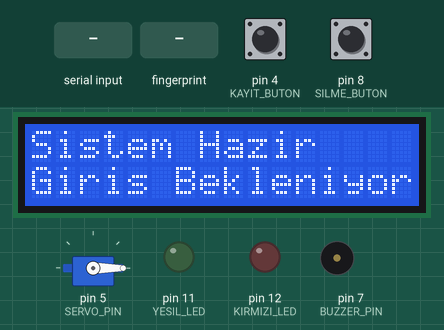
Bench run of a sketch on a simulated Arduino Uno, built with avr-gcc and run on an emulated ATmega328P. Shown: servo, 16×2 character LCD, output pins drawn as LEDs (lit = HIGH), buzzer (waves = sounding, pin HIGH). Inputs (shaded band) come from the test bench; at power-on: pin 4 (KAYIT_BUTON) LOW, pin 8 (SILME_BUTON) LOW.

Above: at 3.8 s.
3.9 s: "90,45\n" received over Serial
At 6.4 s:
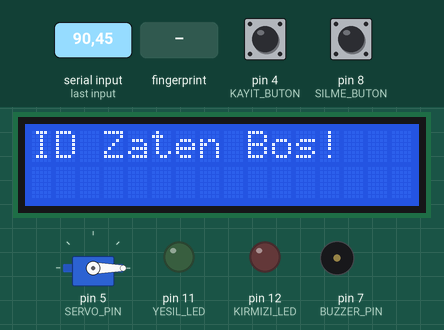
6.9 s: finger stored as number 1 placed on the sensor
At 9.6 s:
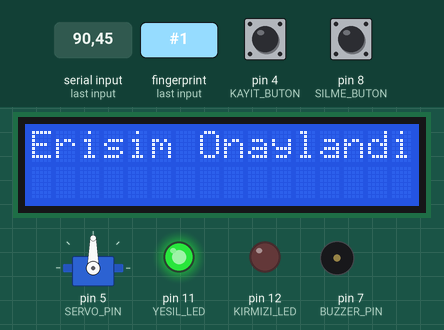
9.9 s: pin 4 (KAYIT_BUTON) pulled HIGH for 3.2 s
At 14.3 s:
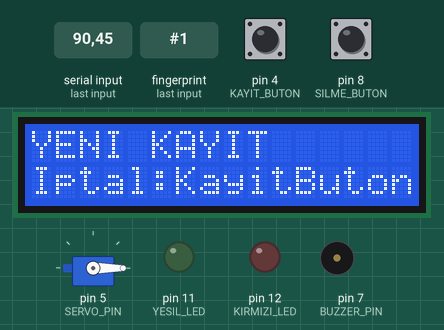
16.1 s: pin 4 (KAYIT_BUTON) pulled HIGH for 0.15 s
At 16.9 s:
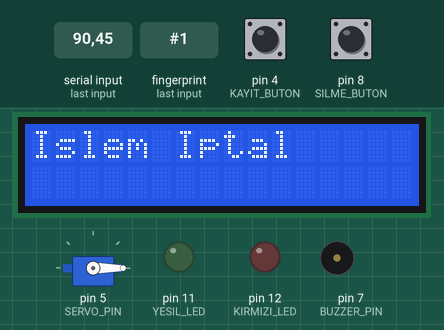
21.8 s: pin 8 (SILME_BUTON) pulled HIGH for 1 s
At 24.4 s:
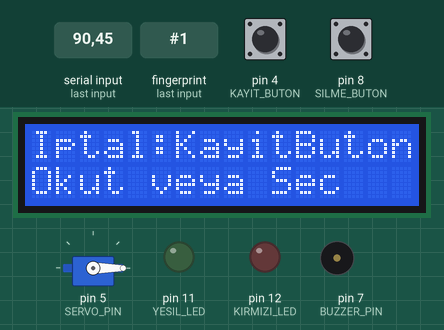
Timing chart, 0 to 25.9 s (numbered marks = the images above; inputs shaded):
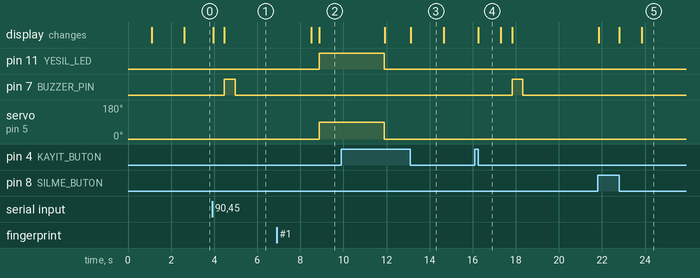

Measured:
- after the input at 3.9 s, pin 7 (BUZZER_PIN): LOW → HIGH after 0.58 s, → LOW 0.50 s later; the display: first changes after 0.06 s (image 1 shows a later state)
- after the input at 6.9 s, pin 11 (YESIL_LED): LOW → HIGH after 2.0 s; pin 7 (BUZZER_PIN): stays LOW (without the input it goes to HIGH after 2.2 s); servo on pin 5 (SERVO_PIN): 0° → 90° after 2.0 s
- after the input at 9.9 s, pin 7 (BUZZER_PIN): stays LOW (without the input it goes to HIGH after 2.6 s)
- after the input at 16.1 s, pin 7 (BUZZER_PIN): LOW → HIGH after 1.7 s, → LOW 0.50 s later; the display: changes after 0.16 s (image 4)
- after the input at 21.8 s, the display: first differs from a run without the input after 1.0 s (image 5 shows a later state)
- what the display in image 3 shows lasts 1.6 s, from 13.1 s to 14.7 s
- what the display in image 4 shows lasts 1.0 s, from 16.3 s to 17.3 s

The sketch:

Biometric_Smart_Lock.ino
```cpp
#include <Adafruit_Fingerprint.h>
#include <LiquidCrystal_I2C.h>
#include <Servo.h>
#include <SoftwareSerial.h>

// PIN DEFINITIONS
#define SENSOR_RX 2
#define SENSOR_TX 3
#define KAYIT_BUTON 4
#define SERVO_PIN 5
#define BUZZER_PIN 7
#define SILME_BUTON 8
#define YESIL_LED 11
#define KIRMIZI_LED 12

// OBJECTS
SoftwareSerial mySerial(SENSOR_RX, SENSOR_TX);
Adafruit_Fingerprint finger = Adafruit_Fingerprint(&mySerial);
LiquidCrystal_I2C lcd(0x27, 16, 2);
Servo kilitMotoru;

int kayitID = 1;

void setup() {
  Serial.begin(9600);

  // Pin Configurations
  pinMode(KAYIT_BUTON, INPUT);
  pinMode(SILME_BUTON, INPUT);
  pinMode(YESIL_LED, OUTPUT);
  pinMode(KIRMIZI_LED, OUTPUT);
  pinMode(BUZZER_PIN, OUTPUT);

  // Initialize Servo and LCD
  kilitMotoru.attach(SERVO_PIN);
  kilitMotoru.write(0); // Locked initially

  lcd.init();
  lcd.backlight();
  lcd.print("Sistem Basliyor");

  // Initialize Fingerprint Sensor
  finger.begin(57600);
  if (finger.verifyPassword()) {
    lcd.clear();
    lcd.print("Sensor Hazir");
    finger.getTemplateCount();
  } else {
    lcd.clear();
    lcd.print("Sensor Hatasi!");
    while (1);
  }
  delay(1500);
  anaEkran();
}

void loop() {
  // ENROLL BUTTON CONTROL
  if (digitalRead(KAYIT_BUTON) == HIGH) {
    delay(50); // Software debounce to prevent button bouncing
    if (digitalRead(KAYIT_BUTON) == HIGH) {
      while(digitalRead(KAYIT_BUTON) == HIGH); // Halt execution until the button is released
      yeniKayitModu();
      anaEkran();
    }
  }

  // DELETE BUTTON CONTROL
  if (digitalRead(SILME_BUTON) == HIGH) {
    delay(50);
    if (digitalRead(SILME_BUTON) == HIGH) {
      while(digitalRead(SILME_BUTON) == HIGH);
      parmakSilmeModu();
      anaEkran();
    }
  }

  // METHOD 1: DELETE SPECIFIC ID VIA SERIAL PORT

  if (Serial.available() > 0) {
    int silinecekID = Serial.parseInt(); // Read input value from the Serial Monitor

    if (silinecekID > 0) {
      lcd.clear();
      lcd.print("Kontrol...");
      lcd.setCursor(0, 1);
      lcd.print("ID: "); lcd.print(silinecekID);
      delay(500);

      // Execute deletion only if the ID slot is occupied
      if (finger.loadModel(silinecekID) == FINGERPRINT_OK) {
        uint8_t p = finger.deleteModel(silinecekID);
        if (p == FINGERPRINT_OK) {
          lcd.clear();
          lcd.print("ID: "); lcd.print(silinecekID);
          lcd.setCursor(0, 1);
          lcd.print("SILINDI");
        }
      } else {
        hataMesaji("ID Zaten Bos!");
      }
      delay(2000);
      anaEkran();
    }
  }

  // Standard Fingerprint Verification
  parmakDogrulama();
  delay(50);
}

// FUNCTIONS

void parmakDogrulama() {
  uint8_t p = finger.getImage();
  if (p != FINGERPRINT_OK) return;

  p = finger.image2Tz();
  if (p != FINGERPRINT_OK) return;

  p = finger.fingerSearch();
  if (p == FINGERPRINT_OK) {
    lcd.clear();
    lcd.print("Erisim Onaylandi");
    digitalWrite(YESIL_LED, HIGH);
    kilitMotoru.write(90); // Unlock the mechanism
    delay(3000);
    kilitMotoru.write(0); // Lock the mechanism again
    digitalWrite(YESIL_LED, LOW);
    anaEkran();
  } else {
    lcd.clear();
    lcd.setCursor(0, 0);
    lcd.print("Erisim");
    lcd.setCursor(0, 1);
    lcd.print("Reddedildi");

    digitalWrite(KIRMIZI_LED, HIGH);
    digitalWrite(BUZZER_PIN, HIGH);
    delay(1000);
    digitalWrite(KIRMIZI_LED, LOW);
    digitalWrite(BUZZER_PIN, LOW);
    anaEkran();
  }
}

void yeniKayitModu() {
  lcd.clear();
  lcd.print("YENI KAYIT");
  lcd.setCursor(0, 1);
  lcd.print("Iptal:KayitButon");
  delay(1500);

  // DYNAMIC EMPTY ID SEARCH ALGORITHM
  int bosID = 1;
  int maksimumKapasite = 127;

  while (finger.loadModel(bosID) == FINGERPRINT_OK && bosID <= maksimumKapasite) {
    bosID++;
  }

  if (bosID > maksimumKapasite) {
    hataMesaji("Hafiza Dolu!");
    return;
  }

  kayitID = bosID;

  int p = -1;
  lcd.clear();
  lcd.setCursor(0, 0);
  lcd.print("Parmaginizi");
  lcd.setCursor(0, 1);
  lcd.print("Koyunuz (ID:"); lcd.print(kayitID); lcd.print(")");

  while (p != FINGERPRINT_OK) {
    p = finger.getImage();

    if (digitalRead(KAYIT_BUTON) == HIGH) {
       delay(50);
       while(digitalRead(KAYIT_BUTON) == HIGH);
       lcd.clear();
       lcd.print("Islem Iptal");
       delay(1000);
       return;
    }
  }

  p = finger.image2Tz(1);
  if (p != FINGERPRINT_OK) { hataMesaji("Okuma Hatasi"); return; }

  lcd.clear();
  lcd.print("Parmagi Kaldirin");
  delay(1500);
  p = 0;
  while (p != FINGERPRINT_NOFINGER) { p = finger.getImage(); }

  p = -1;
  lcd.clear();
  lcd.setCursor(0, 0);
  lcd.print("Parmagi Tekrar");
  lcd.setCursor(0, 1);
  lcd.print("Koyunuz");

  while (p != FINGERPRINT_OK) {
    p = finger.getImage();

    if (digitalRead(KAYIT_BUTON) == HIGH) {
       delay(50);
       while(digitalRead(KAYIT_BUTON) == HIGH);
       lcd.clear();
       lcd.print("Islem Iptal");
       delay(1000);
       return;
    }
  }

  p = finger.image2Tz(2);
  if (p != FINGERPRINT_OK) { hataMesaji("Eslesmedi"); return; }

  p = finger.createModel();
  if (p == FINGERPRINT_OK) {
    p = finger.storeModel(kayitID);
    if (p == FINGERPRINT_OK) {
      lcd.clear();
      lcd.print("Kayit Basarili");
      lcd.setCursor(0, 1);
      lcd.print("ID: "); lcd.print(kayitID);
      delay(2000);
    }
  } else {
    hataMesaji("Kayit Hatasi");
  }
}


// METHOD 2 & 3: HYBRID DELETION (BY SCANNING OR SELECTING)

void parmakSilmeModu() {
  // Check if there are any enrolled fingerprints in the system first
  finger.getTemplateCount();
  if (finger.templateCount == 0) {
    hataMesaji("KayitliParmakYok");
    return;
  }

  int secilenID = 0; // 0 = CANCEL
  int maksimumKapasite = 127;

  lcd.clear();
  lcd.print("SILME MODU");
  delay(1000);

  while(true) {
    lcd.clear();
    lcd.setCursor(0, 0);

    if (secilenID == 0) {
      lcd.print("Iptal:KayitButon");
    } else {
      lcd.print("Silinecek ID:"); lcd.print(secilenID);
    }

    lcd.setCursor(0, 1);
    lcd.print("Okut veya Sec");

    // LOOP TO LISTEN TO BOTH BUTTONS AND SENSOR SIMULTANEOUSLY
    uint8_t p = FINGERPRINT_NOFINGER;

    while(digitalRead(SILME_BUTON) == LOW && digitalRead(KAYIT_BUTON) == LOW) {
      p = finger.getImage();
      if (p == FINGERPRINT_OK) {
        break;
      }
      delay(50);
    }

    // CASE 1: FINGERPRINT SCANNED
    if (p == FINGERPRINT_OK) {
      p = finger.image2Tz();
      if (p == FINGERPRINT_OK) {
        p = finger.fingerSearch();
        if (p == FINGERPRINT_OK) {
          uint8_t id = finger.fingerID;
          p = finger.deleteModel(id);
          if (p == FINGERPRINT_OK) {
            lcd.clear();
            lcd.print("Parmak Tanindi");
            lcd.setCursor(0, 1);
            lcd.print("ID: "); lcd.print(id); lcd.print(" SILINDI");
            delay(2000);
            return;
          }
        } else {
          hataMesaji("Kayitsiz Parmak!");
          return;
        }
      }
    }

    // CASE 2: DELETE BUTTON PRESSED (Smart ID Selection)
    if (digitalRead(SILME_BUTON) == HIGH) {
      delay(50); while(digitalRead(SILME_BUTON) == HIGH); // Debounce

      bool doluBulundu = false;

      // Increment the ID number until an occupied slot is found
      while (!doluBulundu) {
        secilenID++;

        // Reset to beginning (Cancel) if maximum capacity is reached
        if(secilenID > maksimumKapasite) {
          secilenID = 0;
          break;
        }

        // Break the loop and display if this ID slot is occupied
        if (finger.loadModel(secilenID) == FINGERPRINT_OK) {
          doluBulundu = true;
        }
      }
    }

    // CASE 3: ENROLL BUTTON PRESSED (ID Confirmation)
    if (digitalRead(KAYIT_BUTON) == HIGH) {
      delay(50); while(digitalRead(KAYIT_BUTON) == HIGH); // Debounce

      if (secilenID == 0) {
        lcd.clear();
        lcd.print("Iptal Edildi");
        delay(1000);
        return;
      }

      lcd.clear();
      lcd.print("Kontrol...");
      delay(500);

      if (finger.loadModel(secilenID) == FINGERPRINT_OK) {
        p = finger.deleteModel(secilenID);
        if (p == FINGERPRINT_OK) {
          lcd.clear();
          lcd.print("ID: "); lcd.print(secilenID);
          lcd.setCursor(0, 1);
          lcd.print("SILINDI");
          delay(2000);
          return;
        }
      } else {
        hataMesaji("ID Zaten Bos!");
        return;
      }
    }
  }
}

void anaEkran() {
  lcd.clear();
  lcd.print("Sistem Hazir");
  lcd.setCursor(0,1);
  lcd.print("Giris Bekleniyor");
}

void hataMesaji(String msg) {
  lcd.clear();
  lcd.print(msg);
  digitalWrite(BUZZER_PIN, HIGH);
  delay(500);
  digitalWrite(BUZZER_PIN, LOW);
  delay(1500);
}
```
